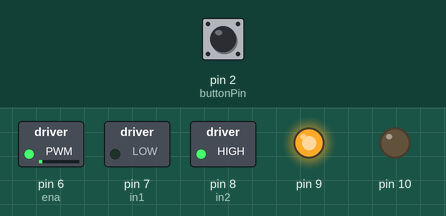
This sketch was run on a simulated Arduino Uno, built with avr-gcc and run on an emulated ATmega328P. Parts: switched loads named in the sketch (green lamp = pin HIGH), output pins drawn as LEDs (lit = HIGH). Inputs (shaded band) come from the test bench; at power-on: pin 2 (buttonPin) HIGH. Pins used as bus, display or sensor lines are not drawn.

Above: at 0.1 s.
At 10.1 s:
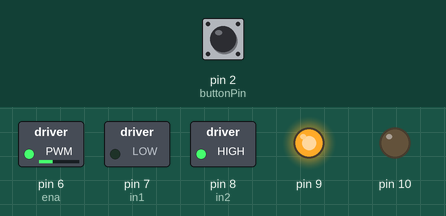
At 20.1 s:
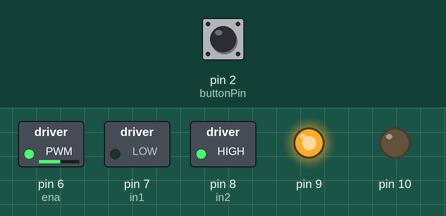
Timing chart, 0 to 21.6 s (numbered marks = the images above):
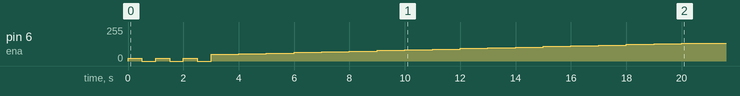

The sketch:

motor.ino
```cpp
#define potentiometerPin A0
#define buttonPin 2
#define ena 6
#define in1 7
#define in2 8

#define gnd 12
#define vcc 11

#define maxSpeed 135//185//68//115

bool dir = true;
int prevButtonVal;
int prevSpeedVal = 0;

void setup() {
  pinMode(gnd, OUTPUT);
  pinMode(vcc, OUTPUT);
  digitalWrite(gnd, LOW);
  digitalWrite(vcc, HIGH);

  pinMode(10, OUTPUT);
  pinMode(9, OUTPUT);
  digitalWrite(10, LOW);
  digitalWrite(9, HIGH);

  pinMode(ena, OUTPUT);
  pinMode(in1, OUTPUT);
  pinMode(in2, OUTPUT);

  setDir(dir);

  pinMode(potentiometerPin, INPUT);
  pinMode(buttonPin, INPUT_PULLUP);
  prevButtonVal = digitalRead(buttonPin);

  // setup mode
  for(int i = 0; i < 3; i ++) {
    setSpeed(20);
    delay(500);
    setSpeed(0);
    delay(500);
  }

  for(int i = 50; i <= maxSpeed; i+=5) {
    setSpeed(i);
    delay(1000);
  }

  setSpeed(maxSpeed);
  // setup mode

//  Serial.begin(9600);
}

void loop() {
//  int buttonVal = digitalRead(2);
//  if(prevButtonVal != buttonVal && buttonVal == HIGH) {
//    dir = !dir;
//    setDir(dir);
//  }
//  prevButtonVal = buttonVal;
//  int speedVal = analogRead(potentiometerPin);
//  speedVal = map(speedVal, 0, 1024, 0, 255);
//  setSpeed(speedVal);
//  Serial.println(speedVal);
}

void setSpeed(int speedVal) {
//    if(speedVal <= 43)
//      speedVal = 0;
    analogWrite(ena, speedVal);
}

void setDir(bool clockwise) {
  if(clockwise){
    digitalWrite(in1, LOW);
    digitalWrite(in2, HIGH);
  } else {
    digitalWrite(in1, HIGH);
    digitalWrite(in2, LOW);
  }
}
```
